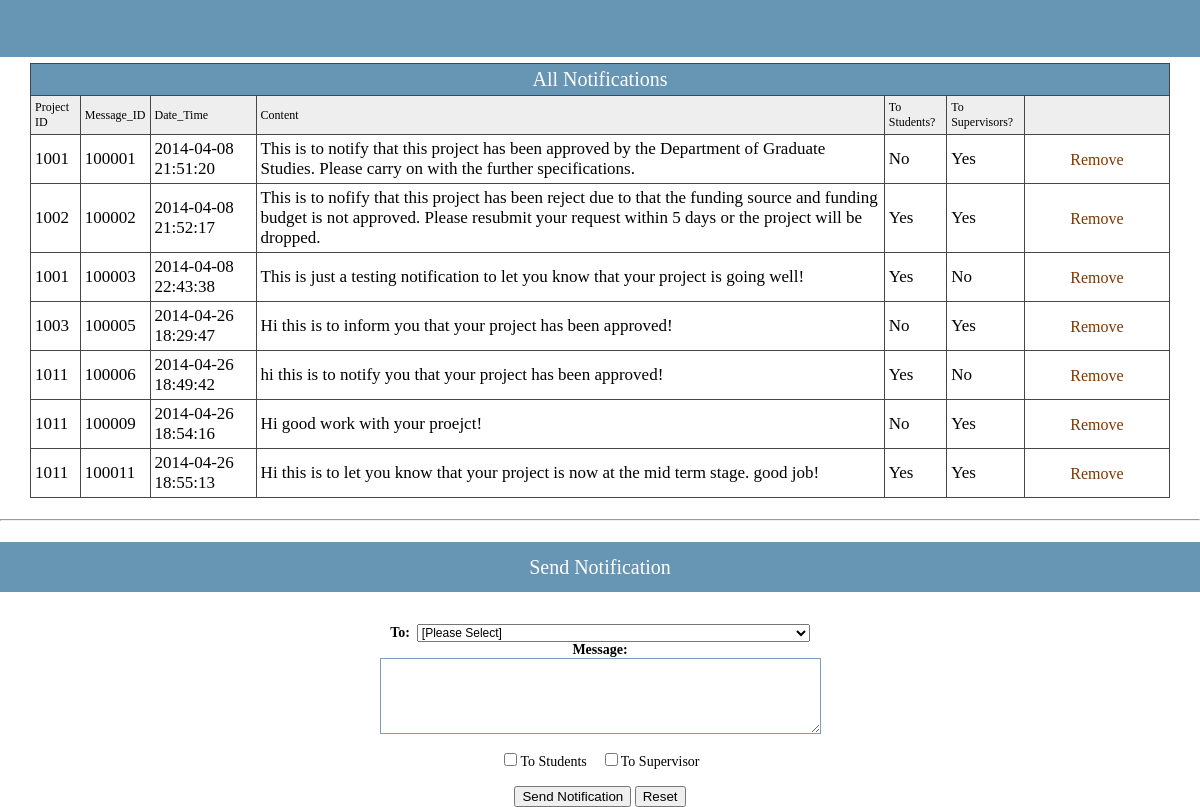
Page /notifications_manage.php (signed in) on the committed database.
### tables this page shows
CREATE TABLE IF NOT EXISTS `notification` (
  `Project_ID` int(11) NOT NULL,
  `Message_ID` int(11) NOT NULL AUTO_INCREMENT,
  `Date_Time` datetime NOT NULL DEFAULT CURRENT_TIMESTAMP,
  `Content` varchar(2000) NOT NULL,
  `isToStu` tinyint(1) NOT NULL DEFAULT '0',
  `isToSup` tinyint(1) NOT NULL DEFAULT '0',
  PRIMARY KEY (`Message_ID`),
  KEY `Project_ID` (`Project_ID`)
);

### htdocs/notifications_manage.php (the view, shortened to what this page needs)
<!DOCTYPE html PUBLIC "-//W3C//DTD XHTML 1.0 Transitional//EN" "http://www.w3.org/TR/xhtml1/DTD/xhtml1-transitional.dtd">
<html xmlns="http://www.w3.org/1999/xhtml">
<head>
<link href="css/css.css" rel="stylesheet" type="text/css" />
<link href="css/style.css" rel="stylesheet" type="text/css" />
</head>
<?php
	$query="SELECT * FROM notification;";
	$result = mysql_query($query);
?>
<body>
<table width="100%" border="0" cellspacing="0" cellpadding="0">
  <tr>
    <td height="30">      <table width="100%" border="0" cellspacing="0" cellpadding="0">
        <tr>
          <td height="57" bgcolor="#6795B4">
</a></td>
                  </tr>
                </table></td>
        </tr>
    </table></td></tr>
  <tr>
    <td><table id="subtree1" style="DISPLAY: " width="100%" border="0" cellspacing="0" cellpadding="0">
        <tr>
          <table width="95%" border="0" align="center" cellpadding="0" cellspacing="0">
        <tr>
          <td height="6"><img src="images/spacer.gif" width="1" height="1" /></td>
        </tr>
		<td height="40" class="font42">
				<table width="100%" border="0" cellpadding="4" cellspacing="1" bgcolor="#464646" class="newfont03">
				 <tr class="CTitle" >
                    	<td height="22" colspan="8" align="center" style="font-size:20px;font-family:Georgia;">All Notifications</td>
                  </tr>
		 <tr bgcolor="#EEEEEE">
				    <td>Project ID</td>
					<td>Message_ID</td>
					<td>Date_Time</td>
					<td>Content</td>
					<td>To Students?</td>
					<td>To Supervisors?</td>
					<td></td>
                  </tr>
				  <?php
						while($row = mysql_fetch_array($result)){
								$pid = stripslashes($row['Project_ID']);
								$message_id = stripslashes($row['Message_ID']);
								$date_time = stripslashes($row['Date_Time']);
								$content = stripslashes($row['Content']);
								$toStu = stripslashes($row['isToStu']);
								$toSup = stripslashes($row['isToSup']);
								switch($toStu){
									case '0':
									$toStu = 'No';break;
									case '1':
									$toStu = 'Yes';break;
								}
								switch($toSup){
									case '0':
									$toSup = 'No';break;
									case '1':
									$toSup = 'Yes';break;
								}
								echo ('<tr bgcolor="#FFFFFF"><td class="newfont03">' . $pid. '</td>');
								echo '<td class="newfont03">' . $message_id . '</td>';
								echo '<td class="newfont03">' . $date_time . '</td>';
								echo '<td class="newfont03">' . $content . '</td>';
								echo '<td class="newfont03">' . $toStu . '</td>';
								echo '<td class="newfont03">' . $toSup . '</td>';
								echo '<td class="newfont03" width="10"><button class = "dhbutton02" id ="'.$message_id.'" onclick="removeNotification(this.id)">Remove</button></td></tr>';
						}
					?>
      </table></td>
  </tr>
</table>
  </tr>
  <tr><td><br><hr><br></td></tr>
  <tr class="CTitle" >
      <td height="50" colspan="8" align="center" style="font-size:20px;font-family:Georgia;">Send Notification</td>
  </tr>
  <tr>
		<td class="newfont02" align="center">
		 <form name = "send_notification" method="post" action="notifications_send.php" onsubmit="return validateForm();">
		   <br><br><b>To:&nbsp; </b><select name = "project_id" id = "pid">
		<option selected="selected" value = "N/A">[Please Select]</option>
		</select>
		   <br><b>Message:</b><br><textarea name="content" cols="60" rows="5"></textarea><br><br>
		   <input type="checkbox" name="toStu" id="toStu">To Students&nbsp;&nbsp;&nbsp;
		   <input type="checkbox" name="toSup" id="toSup">To Supervisor<br><br>
		   <input type="submit" name="submit" value="Send Notification">
		   <input type="reset" name="reset" value="Reset">
		 </form>
		</td>
        </tr>
</body>
</html>

### htdocs/css/css.css (style rules this page uses)
.newfont02 { font-family: "Times"; font-size: 14px; color: #000000; text-decoration: none; }
.newfont03 { font-family: "Times"; font-size: 17px; color: #000000; text-decoration: none; }
.dhbutton02 { font-family: "Times"; font-size: 16px; color: #803600; text-align: center; height: 30px; width: 128px; background-image: url(../images/dhbutton02.gif); border-top-width: 0px; border-right-width: 0px; border-bottom-width: 0px; border-left-width: 0px; border-top-style: solid; border-right-style: solid; border-bottom-style: solid; border-left-style: solid; }

### htdocs/css/style.css (style rules this page uses)
body { margin:0px; }
html { scrollbar-face-color:#CCD0DB; scrollbar-highlight-color:#fff; scrollbar-shadow-color:#fff; scrollbar-3dlight-color:#6795B4; scrollbar-arrow-color:#20669A; scrollbar-track-color:#fff; scrollbar-darkshadow-color:#6795B4; border:0; }
html { overflow-x: hidden; overflow-y: auto; }
TD { font-size: 12px; }
.CTitle { background:#6795B4; padding:5px; text-align:left; color:#FFFFFF; font-size:13px; font-family: Verdana, Arial, Helvetica, sans-serif; }
select { font-size:12px; }
button { background:#fff;border:1px solid #C28F27;padding:2px 2px 0px 2px;margin:4px;border-width:1px 3px 1px 3px;font-size: 12px;color: #A74300; }
textarea { border:1px solid #7F9DB9;font-size:12px;font-family: Verdana, Arial, Helvetica, sans-serif; }

### htdocs/notifications_manage.php (style rules this page uses)
html { overflow-x: auto; overflow-y: auto; border:0; }

### rows in the picture
notification: Project_ID "1001", Message_ID "100001", Date_Time "2014-04-08 21:51:20", Content "This is to notify that this project has been approved by the Department of Graduate Studies. Please carry on with the further specifications.", isToStu "No", isToSup "Yes"
notification: Project_ID "1002", Message_ID "100002", Date_Time "2014-04-08 21:52:17", Content "This is to nofify that this project has been reject due to that the funding source and funding budget is not approved. Please resubmit your request within 5 days or the project will be dropped.", isToStu "Yes", isToSup "Yes"
notification: Project_ID "1001", Message_ID "100003", Date_Time "2014-04-08 22:43:38", Content "This is just a testing notification to let you know that your project is going well!", isToStu "Yes", isToSup "No"
notification: Project_ID "1003", Message_ID "100005", Date_Time "2014-04-26 18:29:47", Content "Hi this is to inform you that your project has been approved!", isToStu "No", isToSup "Yes"
notification: Project_ID "1011", Message_ID "100006", Date_Time "2014-04-26 18:49:42", Content "hi this is to notify you that your project has been approved!", isToStu "Yes", isToSup "No"
notification: Project_ID "1011", Message_ID "100009", Date_Time "2014-04-26 18:54:16", Content "Hi good work with your proejct!", isToStu "No", isToSup "Yes"
notification: Project_ID "1011", Message_ID "100011", Date_Time "2014-04-26 18:55:13", Content "Hi this is to let you know that your project is now at the mid term stage. good job!", isToStu "Yes", isToSup "Yes"
